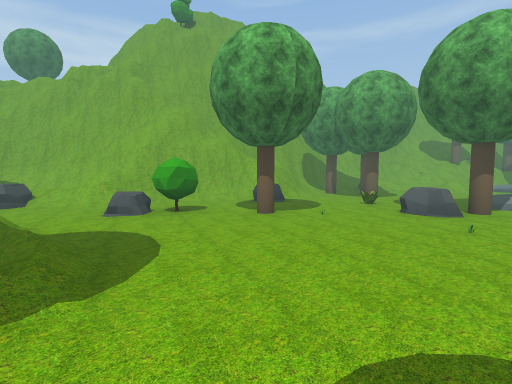
View 1 (above)

22 first-person views from a walk through a scene from a Unity 3-D project. The camera is 1.5 m above the floor, tilts 4° down and sees 85° across. The floor is counted in squares, 2 m on a side. Each view is taken from the middle of a square. On the plan, view 1 faces up. The plan holds only what a view shows up to about 10 squares ahead; the rest is blank. The place goes on beyond the plan. Some trees and plants on the terrain are drawn as simple stand-ins. The player character is not drawn. Some surface patterns are stand-ins.

View 2
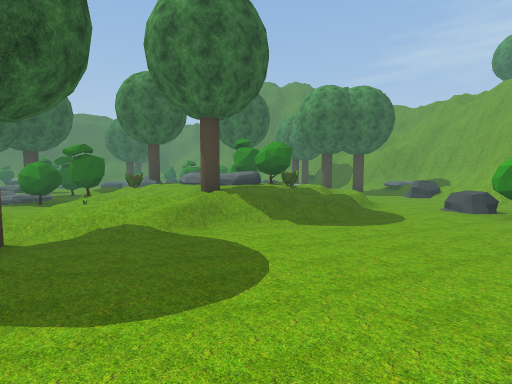

View 3
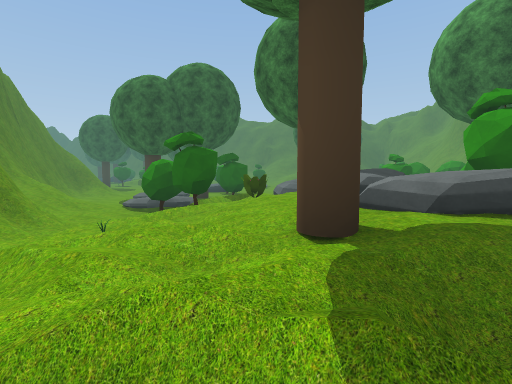

View 4
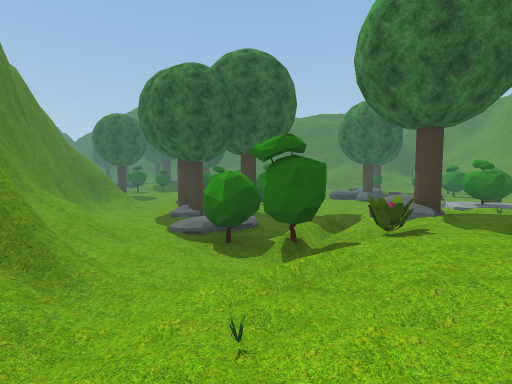

View 5
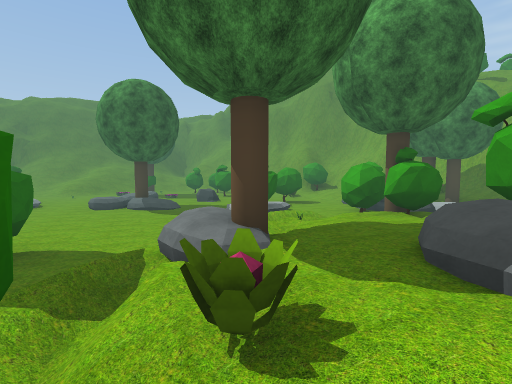

View 6
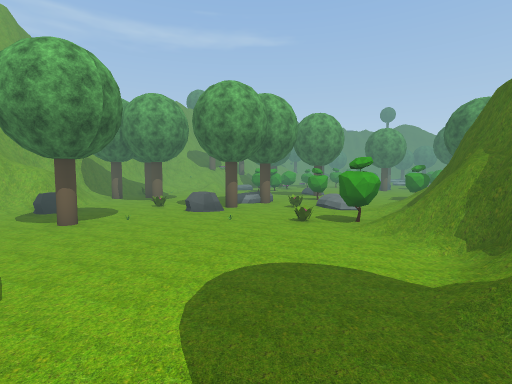

View 7
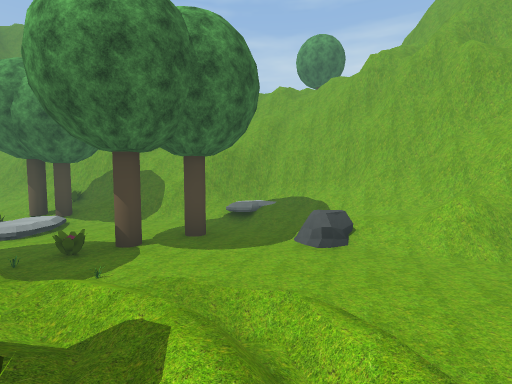

View 8
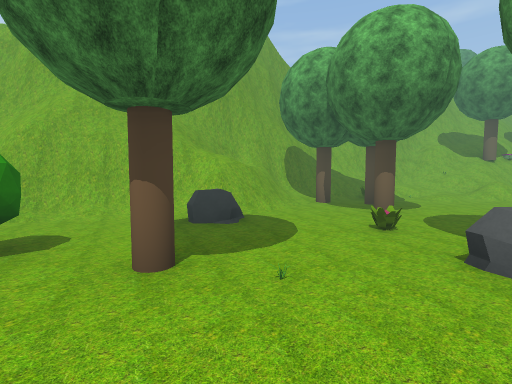

View 9
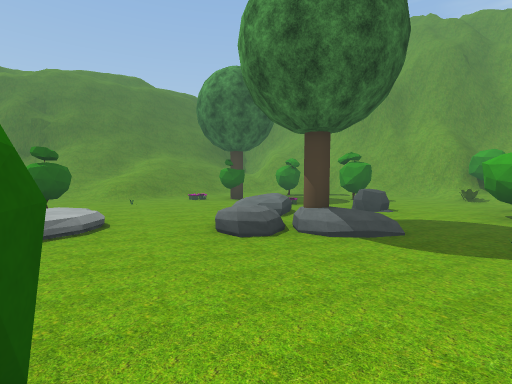

View 10
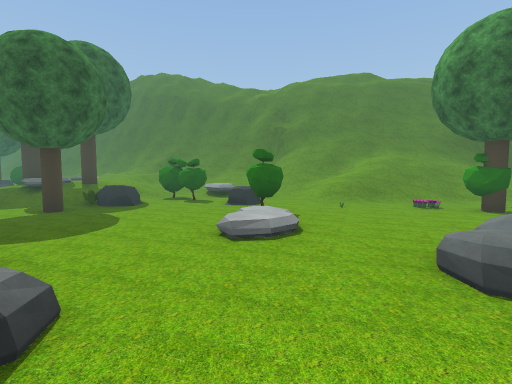

View 11
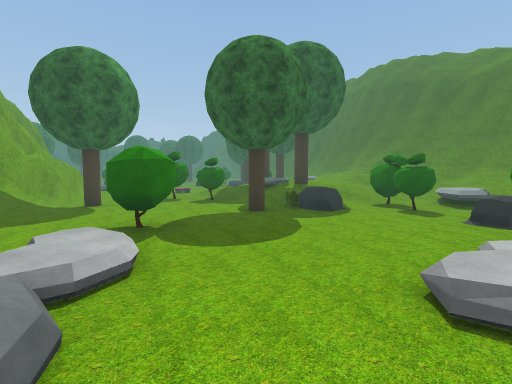

View 12
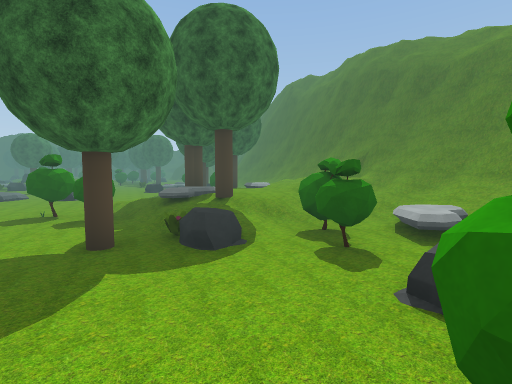

View 13
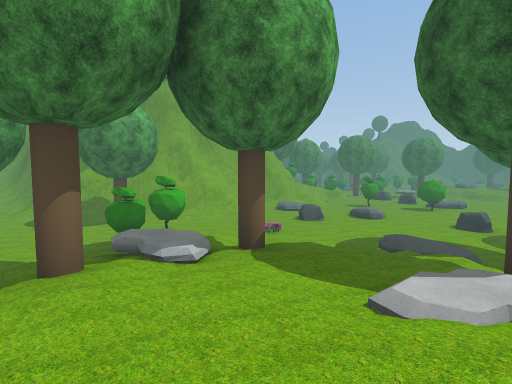

View 14
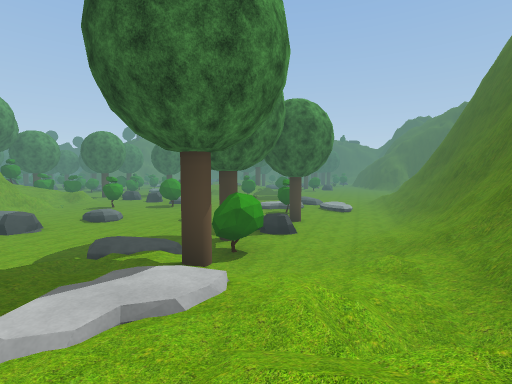

View 15
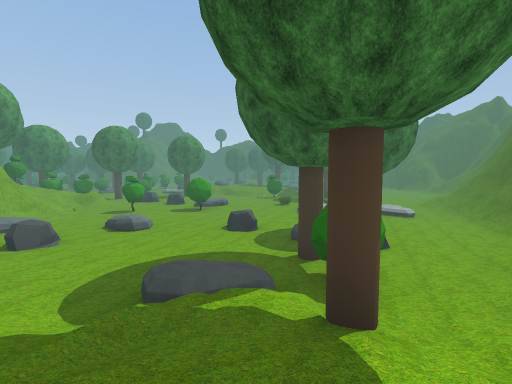

View 16
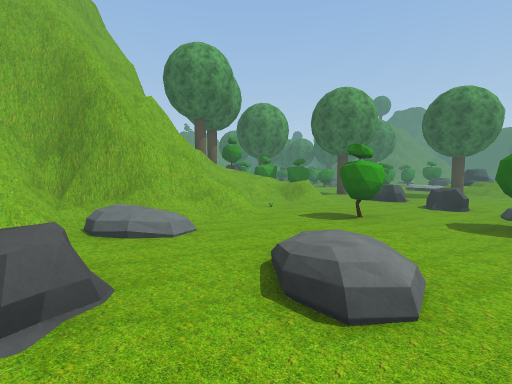

View 17
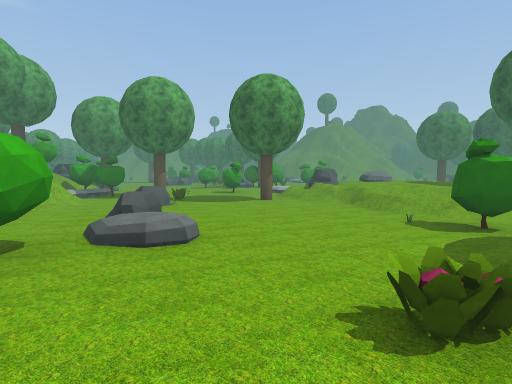

View 18
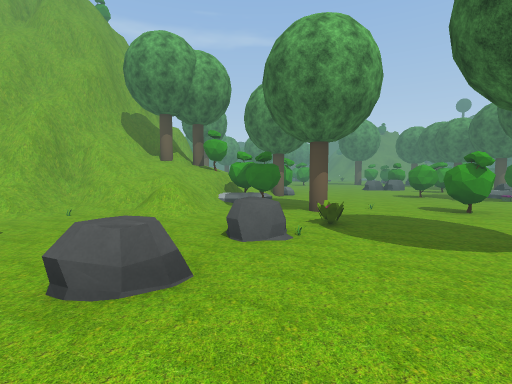

View 19
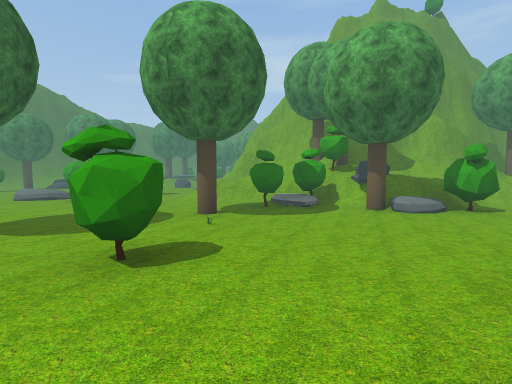

View 20
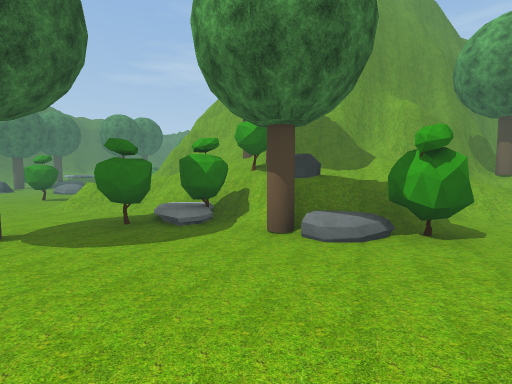

View 21
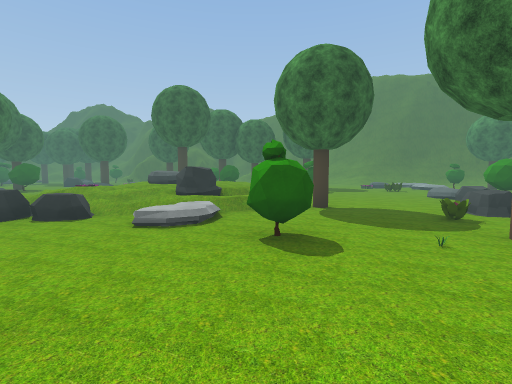

View 22
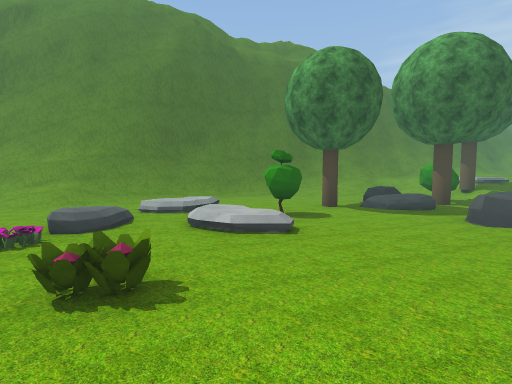

### Floor plan
Key: @ floor where view 1 was taken; # wall or solid block; . main floor; : floor 0.25 m higher than the main floor; + floor 0.5 m higher than the main floor; * floor 0.75 m higher than the main floor; % floor 1 m higher than the main floor; & floor 1.25 m higher than the main floor; / step, stairs or slope; = window, fence, low wall or low ledge; ^ raised ledge; T tree; R rock; P plant; B bush; O other object.
Columns run from 17 left of view 1 to 8 right of it. Each row starts with its distance up from view 1.
 13                     ####=/
 12                    ##//+//
 11                  ###/O.://
 10                  #^/TT../.
  9                 ###......
  8         ##########..T...
  7         #/+/*==..R..P..
  6       #=#R./R..B....../
  5      ###/.T....RBT..RT.T.B
  4    ###//..T...........O..B
  3   ##//T/..P.///........+ .
  2  # /:/.O..+//P/:.....P../.
  1  #  ://OOTBB%R%//....B///
  0 ##B:....BT*%R /T/@..###
 -1 ##.O.B.. //*%//*/./ ##
 -2 //...BOB ///TP+::T
 -3  .B.....  .R:BB./
 -4   ..R........BB/#
 -5  B.O..TR...B.:./#
 -6 ..B.R+//...T.T./#
 -7 /.P.......B T../#
 -8 //T...//.RO ...##
 -9 ///...//./O ./##
-10 ///..B..../../#
-11 ///.R....BB..##
-12 ///:.B.PT....##         #
-13 #//R/B/R....T#         ##
-14 #=//.B/+/....##        #T
-15 ##//:/*TRBB..##      ###
-16 ##=///%///...=##     #////
-17  ##/&%%%T:.O...#######////
-18  ###/&/**/.....###=/TT/%:.
-19   ##/&/*+/..RR..##=//BR&B.
-20      %/T:/......=.=//B/T/.
-21     #//BB...R:....//.B....
-22     #/:..TRR....B....B....
-23     #=/.R+.R...B.....T....
-24     ##/..T....BB.RRRP....B
-25      #/...B....R......BB..
-26      ##...B/........T.....
-27       #/.///.P......///+..
-28       ##.///.......//RR/R.
-29       ##/...P  .B/+/*%R/R
-30        #//..    .//%% ///

Where each view was taken, in squares from view 1:
view 1: 0 up, 0 right, facing up
view 2: 1 up, 3 right, facing left
view 3: 1 up, 1 left, facing down-left
view 4: 1 down, 1 left, facing down-left
view 5: 2 down, 3 left, facing left
view 6: 1 down, 1 left, facing up-right
view 7: 2 up, 3 left, facing up-left
view 8: 3 up, 1 right, facing up
view 9: 6 down, 7 left, facing left
view 10: 6 down, 8 left, facing down-left
view 11: 7 down, 9 left, facing down
view 12: 9 down, 11 left, facing down
view 13: 17 down, 13 left, facing right
view 14: 18 down, 13 left, facing down-right
view 15: 18 down, 11 left, facing down-right
view 16: 20 down, 6 left, facing right
view 17: 26 down, 5 left, facing right
view 18: 26 down, 1 left, facing up-right
view 19: 26 down, 8 right, facing up-left
view 20: 23 down, 8 right, facing up-left
view 21: 23 down, 8 right, facing down-left
view 22: 26 down, 2 left, facing left
